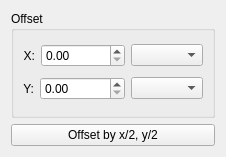
<?xml version="1.0" encoding="utf-8"?>
<ui version="4.0">
 <author>
    SPDX-FileCopyrightText: none
    SPDX-License-Identifier: GPL-3.0-or-later
  </author>
 <class>WdgOffsetImage</class>
 <widget class="QWidget" name="WdgOffsetImage">
  <property name="geometry">
   <rect>
    <x>0</x>
    <y>0</y>
    <width>214</width>
    <height>157</height>
   </rect>
  </property>
  <property name="windowTitle">
   <string>Rotate Image</string>
  </property>
  <layout class="QGridLayout" name="gridLayout">
   <item column="0" row="0">
    <widget class="QGroupBox" name="grpAngle">
     <property name="title">
      <string>Offset</string>
     </property>
     <layout class="QVBoxLayout">
      <item>
       <layout class="QHBoxLayout" name="offsetRowX" stretch="0,0,0">
        <property name="leftMargin">
         <number>0</number>
        </property>
        <property name="topMargin">
         <number>0</number>
        </property>
        <property name="rightMargin">
         <number>0</number>
        </property>
        <property name="bottomMargin">
         <number>0</number>
        </property>
        <item>
         <widget class="QLabel" name="xLabel">
          <property name="text">
           <string>X:</string>
          </property>
          <property name="alignment">
           <set>Qt::AlignRight|Qt::AlignTrailing|Qt::AlignVCenter</set>
          </property>
         </widget>
        </item>
        <item>
         <widget class="KisDoubleParseUnitSpinBox" name="offsetXdoubleSpinBox">
          <property name="sizePolicy">
           <sizepolicy hsizetype="Expanding" vsizetype="Fixed">
            <horstretch>0</horstretch>
            <verstretch>0</verstretch>
           </sizepolicy>
          </property>
          <property name="maximum">
           <double>100000.000000000000000</double>
          </property>
         </widget>
        </item>
        <item>
         <widget class="QComboBox" name="unitXComboBox"/>
        </item>
       </layout>
      </item>
      <item>
       <layout class="QHBoxLayout" name="offsetRowY" stretch="0,0,0">
        <item>
         <widget class="QLabel" name="yLabel">
          <property name="text">
           <string>Y:</string>
          </property>
          <property name="alignment">
           <set>Qt::AlignRight|Qt::AlignTrailing|Qt::AlignVCenter</set>
          </property>
         </widget>
        </item>
        <item>
         <widget class="KisDoubleParseUnitSpinBox" name="offsetYdoubleSpinBox">
          <property name="sizePolicy">
           <sizepolicy hsizetype="Expanding" vsizetype="Fixed">
            <horstretch>0</horstretch>
            <verstretch>0</verstretch>
           </sizepolicy>
          </property>
          <property name="maximum">
           <double>100000.000000000000000</double>
          </property>
         </widget>
        </item>
        <item>
         <widget class="QComboBox" name="unitYComboBox"/>
        </item>
       </layout>
      </item>
     </layout>
    </widget>
   </item>
   <item column="0" row="1">
    <widget class="QPushButton" name="middleOffsetBtn">
     <property name="sizePolicy">
      <sizepolicy hsizetype="Preferred" vsizetype="Fixed">
       <horstretch>0</horstretch>
       <verstretch>0</verstretch>
      </sizepolicy>
     </property>
     <property name="text">
      <string>Offset by x/2, y/2</string>
     </property>
    </widget>
   </item>
   <item column="0" row="2">
    <spacer name="spacer4">
     <property name="orientation">
      <enum>Qt::Vertical</enum>
     </property>
     <property name="sizeType">
      <enum>QSizePolicy::Minimum</enum>
     </property>
     <property name="sizeHint" stdset="0">
      <size>
       <width>0</width>
       <height>0</height>
      </size>
     </property>
    </spacer>
   </item>
  </layout>
 </widget>
 <customwidgets>
  <customwidget>
   <class>KisDoubleParseUnitSpinBox</class>
   <extends>QDoubleSpinBox</extends>
   <header>kis_double_parse_unit_spin_box.h</header>
  </customwidget>
 </customwidgets>
 <resources/>
 <connections/>
</ui>
